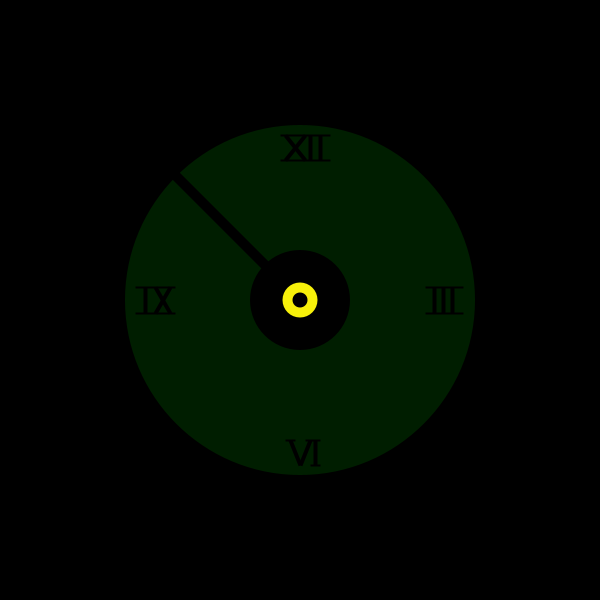
Frame 1 (no input)
Frame 60 (the mouse pressed at the canvas centre just before this capture): identical to frame 1, image omitted
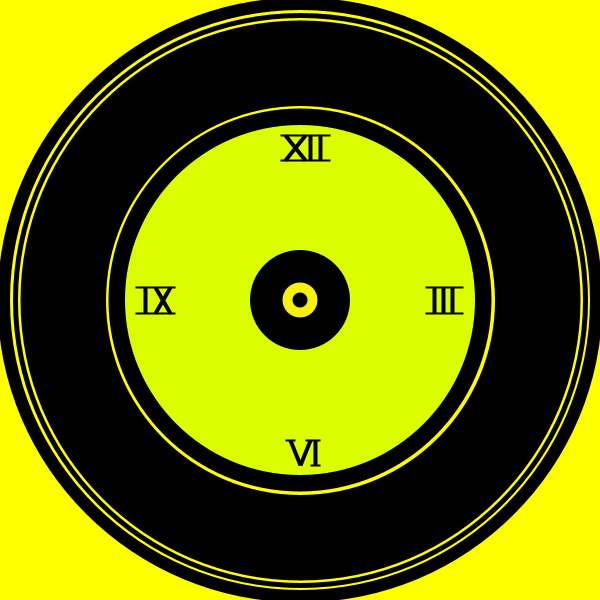
Frame 120 (the mouse held since frame 60 and released just before this capture)

The Processing sketch that drew these frames (run headless with seeded random() and noise(); from frame 60 on, the mouse is pressed at the canvas centre):

// Processing sketch: processing_69264
// ── processing_69264.pde

//setup
void setup()
{
  //set the basics 
  size(600, 600);
  smooth();
  frameRate(30);
  println("Carpe Diem-By Angie Yunqi Chen");
  ellipseMode(CENTER);
}


void draw()
{
  {background(mouseX,mouseY,0);}
  
  //draw outermost layers... 
  {
    noFill();
    stroke(0,0,0);
    strokeWeight(100);
    ellipse(300,300, 460,460);
  }
  
  {
    noFill();
    stroke(0,0,0);
    strokeWeight(5);
    ellipse(300,300, 570,570);
  }
  
    {
    noFill();
    stroke(0,0,0);
    strokeWeight(5);
    ellipse(300,300, 585,585);
  }
  
    {
    noFill();
    stroke(0,0,0);
    strokeWeight(10);
    ellipse(300,300, 595,595);
  }


{//draw the outer-frame
  fill(mouseX, mouseY, 0);
  strokeWeight(11);
  stroke(0,0,0);
  ellipse(300,300, 400,400);
}
  

  {//draw the meso-frame
  fill(0,0,0);
  noStroke();
  ellipse(300,300, 383,383);
  }
  
   {  //draw the inner frame
    fill(mouseX-80,mouseY+30,0);
    noStroke();
    ellipse(300,300, 350,350);
  }
  
  {
    noStroke();
    fill(0,0,0);
    ellipse(300,300, 100,100);
  }
  
  {//draw the numbers
  {//XII
  stroke(0,0,0);
  strokeWeight(2);
  strokeCap(SQUARE);
  line(280,135, 330,135);
  line(280,160, 330,160);
  strokeWeight(4);
  line(285,135, 305,160);
  line(285,160, 305,135);
  line(310,135, 310,160);
  line(320,135, 320,160);
  }
  
  {//VI
  stroke(0,0,0);
  strokeWeight(2);
  strokeCap(SQUARE);
  line(285,440, 295,440);
  line(305,440, 320,440);
  line(310,465, 320,465);
  strokeWeight(4);
  line(290,440, 300,465);
  line(310,440, 300,465);
  line(315,440, 315,465);
  }
  
  
    {//III
  stroke(0,0,0);
  strokeWeight(2);
  strokeCap(SQUARE);
  line(425,313, 463,313);
  line(425,287, 463,287);
  strokeWeight(4);
  line(434,313, 434,287);
  line(443,313, 443,287);
  line(452,313, 452,287);
  }
  
  
   
    {//IX
  stroke(0,0,0);
  strokeWeight(2);
  strokeCap(SQUARE);
  line(135,313, 175,313);
  line(135,287, 175,287);
  strokeWeight(4);
  line(145,313, 145,287);
  line(155,313, 170,287);
  line(170,313, 155,287);
  }
  
  }
  
   {//draw the clock hand
  stroke(0,0,0);
  strokeWeight(10);
  strokeCap(ROUND);
  line(300,300,mouseX,mouseY);
  }
  
  {//draw the center pivot
  noStroke();
  fill(247,240,10);
  ellipse(300,300,35,35);
  fill(0,0,0);
  ellipse(300,300, 15,15);
  }

  }
